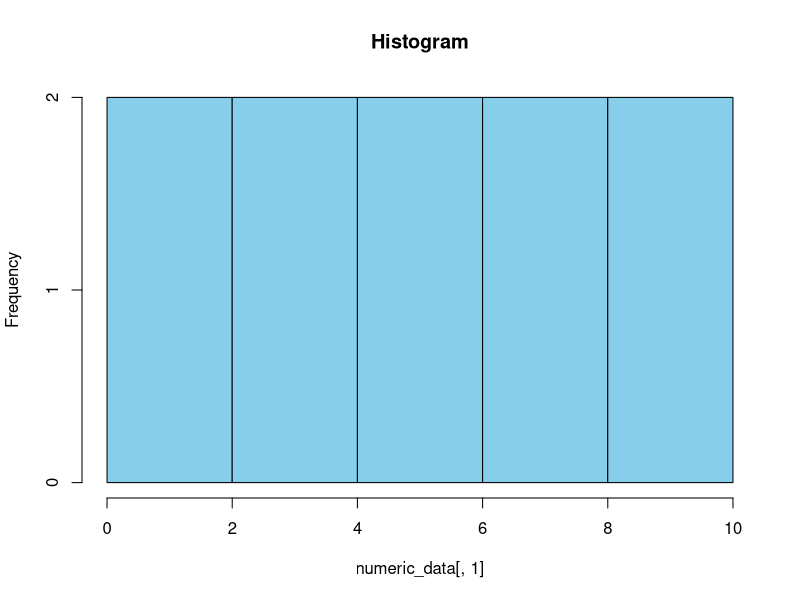
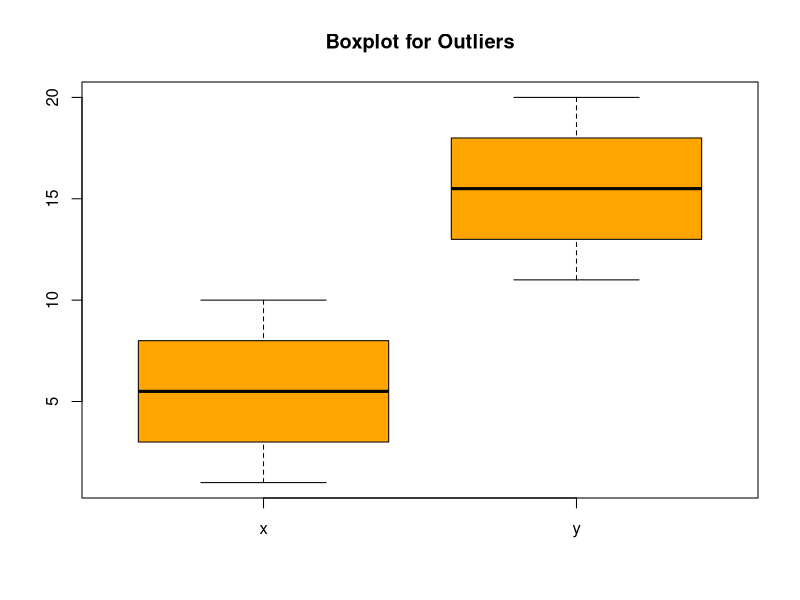
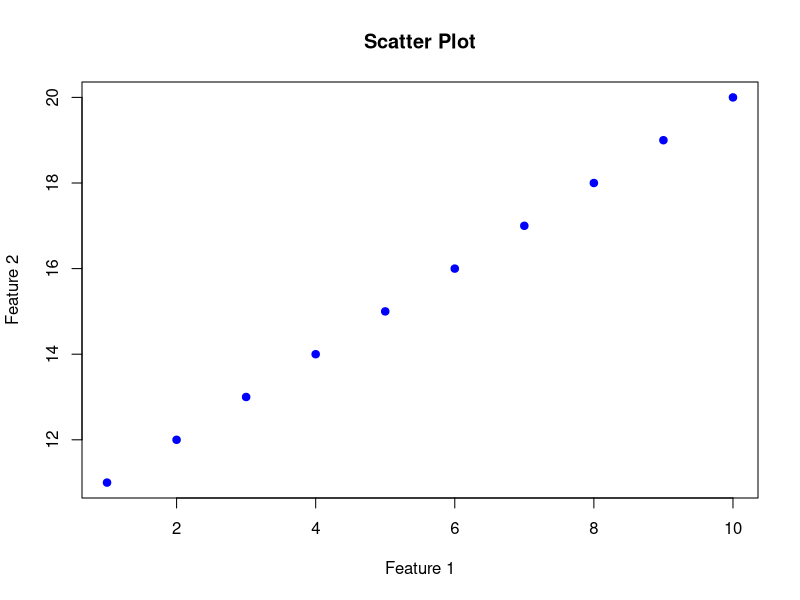

R code for these plots, in order:
# Exploratory Data Analysis (EDA) in R

# Step 1: Load dataset
# Replace 'data.csv' with your dataset
data <- read.csv("data.csv")

cat("First 5 rows:\n")
head(data)

# Step 2: Structure of dataset
cat("\nStructure of dataset:\n")
str(data)

# Step 3: Statistical summary
cat("\nSummary statistics:\n")
summary(data)

# Step 4: Check missing values
cat("\nMissing values in each column:\n")
colSums(is.na(data))

# Step 5: Replace missing values with mean
for(i in 1:ncol(data)){
  if(is.numeric(data[,i])){
    data[is.na(data[,i]), i] <- mean(data[,i], na.rm=TRUE)
  }
}

cat("\nMissing values handled.\n")

# Step 6: Correlation matrix
numeric_data <- data[sapply(data, is.numeric)]
cat("\nCorrelation matrix:\n")
cor(numeric_data)

# Step 7: Histogram
hist(numeric_data[,1], main="Histogram", col="skyblue")

# Step 8: Boxplot
boxplot(numeric_data, main="Boxplot for Outliers", col="orange")

# Step 9: Scatter plot (first two numeric columns)
if(ncol(numeric_data) >= 2){
  plot(numeric_data[,1], numeric_data[,2],
       main="Scatter Plot",
       xlab="Feature 1",
       ylab="Feature 2",
       col="blue",
       pch=19)
}

cat("\nEDA Completed Successfully ✅\n")
